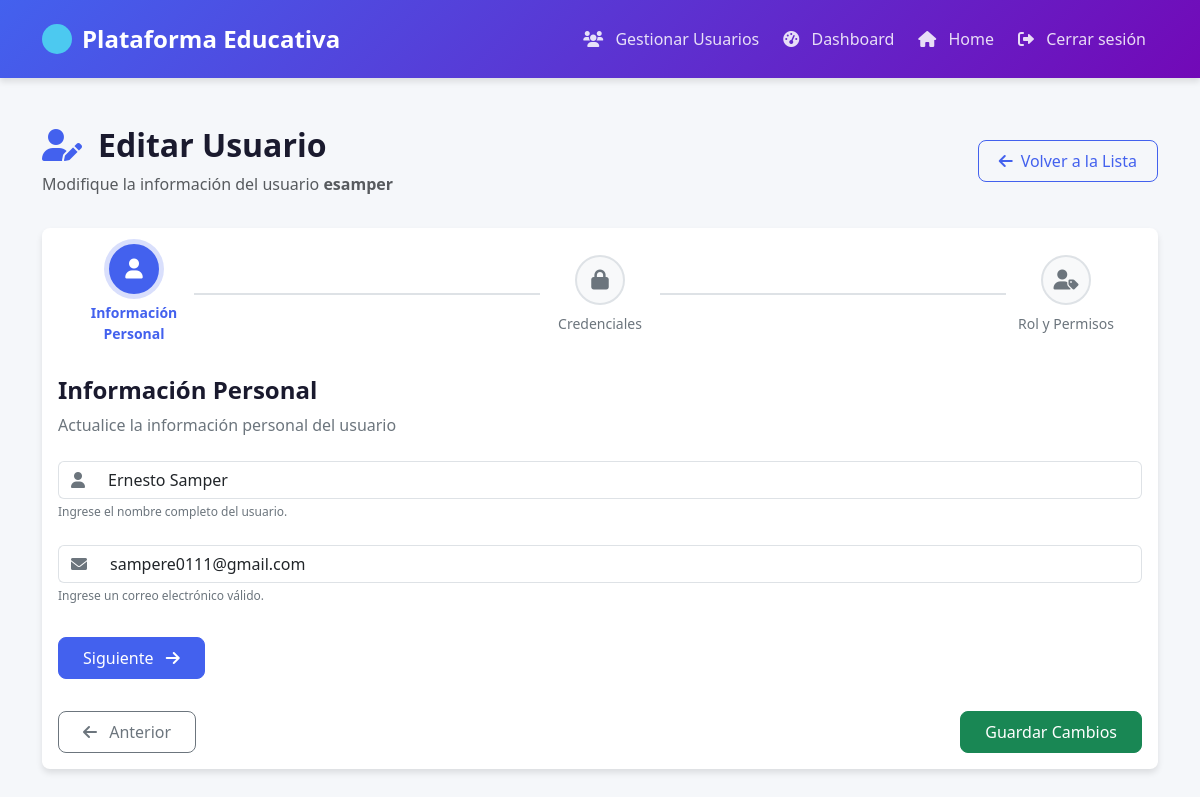
Screenshot of /edit_user/2 (signed in) with the database file from the repository.
### app/models/usuario.py (models this page shows, shortened)
class Usuario(db.Model, UserMixin):
    __tablename__ = 'usuario'
    id = Column(Integer, primary_key=True)
    nombre_completo = db.Column(db.String(100), nullable=False)
    correo = db.Column(db.String(100), unique=True, nullable=False)
    usuario = Column(String(80), unique=True, nullable=False)
    clave = Column(String(128), nullable=False)
    rol = Column(PgEnum(RolEnum), default=RolEnum.ESTUDIANTE, nullable=False)
    id_estudiante = Column(Integer, ForeignKey('estudiante.id'), nullable=True)
    id_profesor = Column(Integer, ForeignKey('profesor.id'), nullable=True)
    id_administrador = Column(Integer, ForeignKey('administrador.id'), nullable=True)
    id_jefe_departamento = Column(Integer, ForeignKey('jefe_departamento.id'), nullable=True)
    facultad_id = Column(Integer, ForeignKey('facultad.id'), nullable=True)
    facultad = relationship("Facultad", back_populates="profesores")  # O el que prefieras
    estudiante = relationship("Estudiante", back_populates="usuario", uselist=False)
    profesor = relationship("Profesor", back_populates="usuario", uselist=False)
    administrador = relationship("Administrador", back_populates="usuario", uselist=False)
    jefe_departamento = relationship("JefeDepartamento", back_populates="usuario", uselist=False)
    respuestas = relationship("Respuesta", back_populates="usuario", cascade="all, delete-orphan")
    actividades_creadas = relationship("Actividad", back_populates="creador", cascade="all, delete-orphan")
    comentarios = relationship("Comentario", back_populates="autor", cascade="all, delete-orphan")

### app/routes/admin.py (the view, shortened to what this page needs)
@admin_bp.route('/edit_user/<int:user_id>', methods=['GET', 'POST'])
@login_required
def edit_user(user_id):
    user = Usuario.query.get_or_404(user_id)
    form = CrearUsuarioForm(obj=user)
    if request.method == 'GET':
        form.nombre_completo.data = user.nombre_completo
        form.correo.data = user.correo
        form.usuario.data = user.usuario
        form.rol.data = user.rol
    return render_template('users/edit.html', form=form, user=user)

### app/forms/usuario.py
class CrearUsuarioForm(FlaskForm):
    nombre_completo = StringField('Nombre completo', validators=[
        InputRequired(), Length(min=3, max=100)
    ])
    correo = StringField('Correo electrónico', validators=[
        InputRequired(), Email(), Length(max=100)
    ])
    usuario = StringField('Usuario', validators=[
        InputRequired(), Length(min=4, max=80)
    ])
    clave = PasswordField('Contraseña', validators=[
        InputRequired(), Length(min=6, max=128)
    ])
    rol = SelectField('Rol', choices=obtener_opciones_roles(), validators=[InputRequired()])
    submit = SubmitField('Crear usuario')

### app/extensions.py (called while the page is built)
@login_manager.user_loader
def load_user(user_id):
    return Usuario.query.get(int(user_id))

### app/templates/users/edit.html (shortened to what this page needs)
{% extends 'base.html' %}
{% block styles %}
<link rel="stylesheet" href="{{ url_for('static', filename='css/user/form.css') }}">
{% endblock %}
{% block navbar %}
    {% include 'components/navbar-dash.html' %}
{% endblock  %}
{% block content %}
<div class="container mt-5">
    <div class="page-header animate-on-scroll">
        <div class="header-content">
            <h2><i class="fas fa-user-edit me-3"></i>Editar Usuario</h2>
            <p class="text-muted">Modifique la información del usuario <span class="fw-bold">{{ user.usuario }}</span></p>
        </div>
        <div class="header-actions">
            <a href="{{ url_for('admin.list_users') }}" class="btn btn-outline-primary">
                <i class="fas fa-arrow-left me-2"></i>Volver a la Lista
            </a>
        </div>
    </div>
    <div class="form-card-container animate-on-scroll">
        <div class="card form-card">
            <div class="card-body">
                <div class="form-progress">
                    <div class="progress-step active" data-step="1">
                        <div class="step-icon">
                            <i class="fas fa-user"></i>
                        </div>
                        <div class="step-label">Información Personal</div>
                    </div>
                    <div class="progress-connector"></div>
                    <div class="progress-step" data-step="2">
                        <div class="step-icon">
                            <i class="fas fa-lock"></i>
                        </div>
                        <div class="step-label">Credenciales</div>
                    </div>
                    <div class="progress-connector"></div>
                    <div class="progress-step" data-step="3">
                        <div class="step-icon">
                            <i class="fas fa-user-tag"></i>
                        </div>
                        <div class="step-label">Rol y Permisos</div>
                    </div>
                </div>
                <form method="POST" id="editUserForm" class="multi-step-form">
                    <div class="form-step active" data-step="1">
                        <h4 class="step-title">Información Personal</h4>
                        <p class="step-description">Actualice la información personal del usuario</p>
                        <div class="form-floating mb-4">
                            <div class="input-group">
                                <span class="input-group-text"><i class="fas fa-user"></i></span>
                                {{ form.nombre_completo(class="form-control", id="nombre_completo", placeholder="Nombre completo", value=user.nombre_completo) }}
                            </div>
                            <div class="form-text">Ingrese el nombre completo del usuario.</div>
                        </div>
                        <div class="form-floating mb-4">
                            <div class="input-group">
                                <span class="input-group-text"><i class="fas fa-envelope"></i></span>
                                {{ form.correo(class="form-control", id="correo", placeholder="Correo electrónico", value=user.correo) }}
                            </div>
                            <div class="form-text">Ingrese un correo electrónico válido.</div>
                        </div>
                        <div class="form-navigation">
                            <button type="button" class="btn btn-primary next-step">
                                Siguiente <i class="fas fa-arrow-right ms-2"></i>
                            </button>
                        </div>
                    </div>
                        <div class="form-navigation">
                            <button type="button" class="btn btn-outline-secondary prev-step">
                                <i class="fas fa-arrow-left me-2"></i> Anterior
                            </button>
                            {{ form.submit(class="btn btn-success", value="Guardar Cambios") }}
                        </div>
                    </div>
            </div>
        </div>
    </div>
{% endblock %}

### app/static/css/base.css (style rules this page uses)
:root { --primary-color: #4361ee; --primary-light: #4895ef; --primary-dark: #3a0ca3; --secondary-color: #7209b7; --accent-color: #4cc9f0; --gradient-primary: linear-gradient(135deg, var(--primary-color), var(--secondary-color)); --gradient-accent: linear-gradient(135deg, var(--accent-color), var(--primary-light)); --dark-color: #1a1a2e; --dark-medium: #16213e; --gray-dark: #343a40; --gray-medium: #6c757d; --gray-light: #adb5bd; --light-color: #f8f9fa; --white-color: #ffffff; --success-color: #06d6a0; --warning-color: #ffd166; --danger-color: #ef476f; --info-color: #118ab2; --border-radius-sm: 4px; --border-radius: 8px; --border-radius-lg: 16px; --box-shadow-sm: 0 2px 4px rgba(0, 0, 0, 0.1); --box-shadow: 0 4px 6px rgba(0, 0, 0, 0.1); --box-shadow-lg: 0 10px 15px rgba(0, 0, 0, 0.1); --font-family: 'Segoe UI', Tahoma, Geneva, Verdana, sans-serif; --font-size-xs: 0.75rem; --font-size-sm: 0.875rem; --font-size-md: 1rem; --font-size-lg: 1.25rem; --font-size-xl: 1.5rem; --font-size-xxl: 2rem; --transition-fast: 0.2s ease; --transition-normal: 0.3s ease; --transition-slow: 0.5s ease; --easing-bounce: cubic-bezier(0.68, -0.55, 0.265, 1.55); }
body { font-family: var(--font-family); color: var(--dark-color); background-color: #f5f7fa; transition: background-color var(--transition-normal); overflow-x: hidden; scroll-behavior: smooth; position: relative; min-height: 100vh; }
h1, h2, h3, h4, h5, h6 { font-weight: 700; line-height: 1.2; }
a { text-decoration: none; color: var(--primary-color); transition: all var(--transition-normal); }
.btn { border-radius: var(--border-radius); padding: 0.5rem 1.5rem; font-weight: 500; transition: all var(--transition-normal); position: relative; overflow: hidden; z-index: 1; }
.btn::after { content: ''; position: absolute; bottom: 0; left: 0; width: 100%; height: 0; background-color: rgba(255, 255, 255, 0.2); transition: all var(--transition-normal); z-index: -1; }
.btn-primary { background-color: var(--primary-color); border-color: var(--primary-color); }
.btn-outline-primary { color: var(--primary-color); border-color: var(--primary-color); }
.animate-on-scroll { opacity: 0; transform: translateY(30px); transition: opacity 0.8s ease, transform 0.8s ease; }
.animate-on-scroll.visible { opacity: 1; transform: translateY(0); }

### rows the page displays
Usuario: usuario "esamper", nombre_completo "Ernesto Samper", correo "sampere0111@gmail.com"
